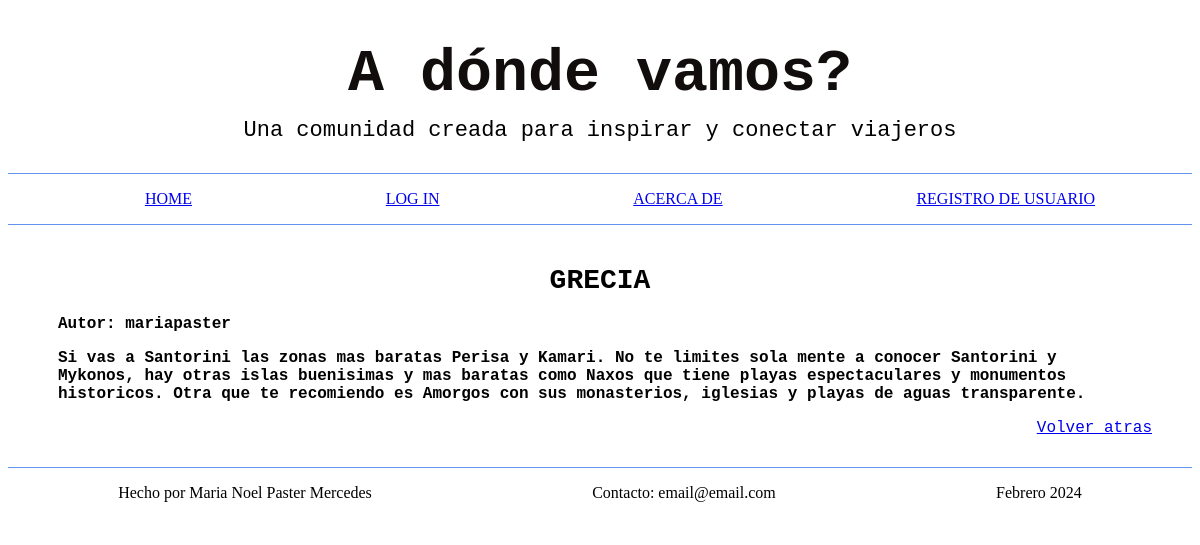
/post/1, run on the app's committed database.
### tables this page shows
CREATE TABLE posts(
    id INTEGER PRIMARY KEY AUTOINCREMENT,
    autor TEXT NOT NULL,
    titulo TEXT NOT NULL,
    comentario TEXT NOT NULL
);

### mine.py (the view)
@app.route('/post/<id>')
def post_id(id):
    conn, cursor = get_db_connection()
    cursor.execute("SELECT * FROM posts WHERE posts.id == ?" , id)
    post = cursor.fetchone()
    conn.close()
    return render_template("post.html" , nombre = "Maria Noel Paster Mercedes" , post=post)

### mine.py (called while the page is built)
def get_db_connection():
    conn = sqlite3.connect('proyecto_python.db')
    cursor = conn.cursor()
    return conn, cursor

### templates/post.html (shortened to what this page needs)
{% extends "herencia.html" %}
{% block head %}
    <link rel="stylesheet" type="text/css" href="{{ url_for('static', filename='css/style.css')}}">
{% endblock %}
{% block main%}
    <main>
        <div>
            <h1 class="all_titles">{{ post[2] }}</h1>
        </div>
        <div class="text">
            <p>Autor: {{ post[1] }}</p>
            <p>{{post[3]}}</p>
        </div>
        <div class="ref">
        <a  href="/">Volver atras</a>
        </div>
    </main>
{% endblock%}

### static/css/style.css (style rules this page uses)
.all_titles { color: black; text-align: center; font-size: 28px; margin-top: 40px; font-family: "Courier New", monospace; }
.text { margin-left: 50px; margin-right: 50px; font-weight: bold; font-family: 'Courier New', Courier, monospace; }
.ref { margin-right: 40px; text-align: end; font-family: 'Courier New', Courier, monospace; }

### data on the page
posts: titulo "GRECIA", autor "mariapaster", comentario "Si vas a Santorini las zonas mas baratas Perisa y Kamari. No te limites sola mente a conocer Santorini y Mykonos, hay otras islas buenisimas y mas baratas como Naxos que tiene playas espectaculares y monumentos historicos. Otra que te recomiendo es Amorgos con sus monasterios, iglesias y playas de aguas transparente."

### other printed values
{{ nombre }} "Maria Noel Paster Mercedes"
